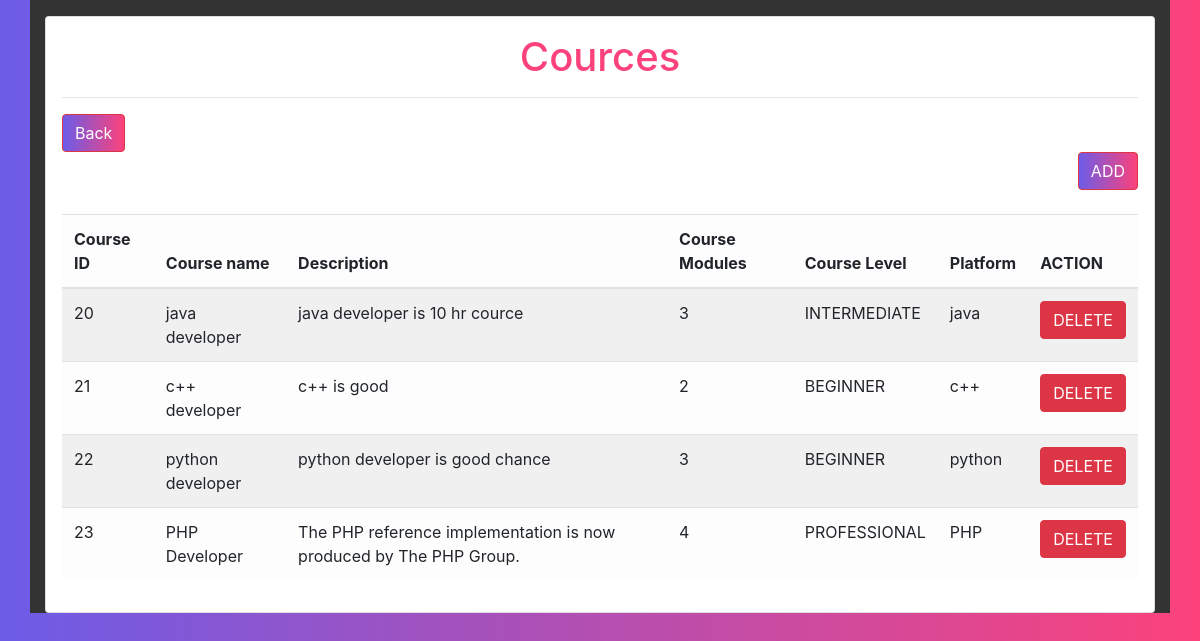
The app's page /appadmin/cshow/ with its own data.
### appadmin/models.py (models this page shows)
class cource(models.Model):
    courceid=models.AutoField(primary_key=True)
    platformid=models.ForeignKey(platform, on_delete=models.CASCADE)
    courcenames=models.CharField(max_length=200, default='', null=True)
    coursedsp=models.CharField(max_length=200, default='', null=True)
    coursemodules=models.CharField(max_length=200, default='', null=True)
    courselevel=models.CharField(max_length=200, default='', null=True)

class platform(models.Model):
    platformid=models.AutoField(primary_key=True)
    platformname=models.CharField(max_length=255, default='', null=True)
    platformdsp=models.CharField(max_length=2055, default='', null=True)

### appadmin/views.py (the view)
# urls.py: path('cshow/',views.cshow, name='cshow'),
def cshow(request):
    cadd=cource.objects.all()
    return render(request, 'cource.html', {'cource':cadd})

### appadmin/templates/cource.html (shortened to what this page needs)
<!doctype html>
<html lang="en">
<html>
<head>
<link rel="stylesheet" href="https://maxcdn.bootstrapcdn.com/bootstrap/4.0.0/css/bootstrap.min.css"
>
</head>
<body style="background-image: linear-gradient(90deg, var(--violet), var(--pink));">
<div class="container" style="background-color:#333;">
    <div class="row"  >
        <div class="col-md-12">
            <div class="card p-3 mt-3" >
                <center>
                    <h1 style="color: #FC427B;"> Cources </h1><hr>
                </center>
                <a href="{% url 'dashbord' %}">
                <button type="button" class='btn btn-danger float-left'  style="background-image: linear-gradient(90deg, var(--violet), var(--pink));">
                    Back
                </button></a>
                <a href="{% url 'courceadd' %}">
                    <button type="button" class='btn btn-danger float-right'  style="background-image: linear-gradient(90deg, var(--violet), var(--pink));">
                        ADD
                    </button></a>
                <div class="table-responsive">
                    <table class="table table-striped table-light" >
                        <thead>
                            <tr>
                                <th>Course ID</th>
                                <th>Course name</th>
                                <th>Description</th>
                                <th>Course Modules</th>
                                <th>Course Level</th>
                                <th>Platform</th>
                                <th>ACTION</th>
                            </tr>
                        </thead>
                        <tbody>
                            {% for i in cource %}
                            <tr>
                                <td>{{i.courceid}}</td>
                                <td>{{i.courcenames}}</td>
                                <td>{{i.coursedsp}}</td>
                                <td>{{i.coursemodules}}</td>
                                <td>{{i.courselevel}}</td>
                                <td>{{i.platformid.platformname}}</td>
                                <td>
                                    <a href="/appadmin/deletecource/{{i.courceid}}">
                                        <button type="button" class='btn btn-danger'>
                                            DELETE
                                        </button>
                                    </a>
                                </td>
                            </tr>
                            {% endfor%}
                        </tbody>
                    </table>
                </div>
            </div>
        </div>
    </div>
</div>
</body>
</html>

### appadmin/templates/cource.html (style rules this page uses)
:root { --violet:#6c5ce7; --pink:#FC427B; --gradient:linear-gradient(90deg, var(--violet), var(--pink)); }

### records on screen
cource: courceid "20", courcenames "java developer", coursedsp "java developer is 10 hr cource", coursemodules "3", courselevel "INTERMEDIATE", platformid.platformname "java"
cource: courceid "21", courcenames "c++ developer", coursedsp "c++ is good", coursemodules "2", courselevel "BEGINNER", platformid.platformname "c++"
cource: courceid "22", courcenames "python developer", coursedsp "python developer is good chance", coursemodules "3", courselevel "BEGINNER", platformid.platformname "python"
cource: courceid "23", courcenames "PHP Developer", coursedsp "The PHP reference implementation is now produced by The PHP Group.", coursemodules "4", courselevel "PROFESSIONAL", platformid.platformname "PHP"
